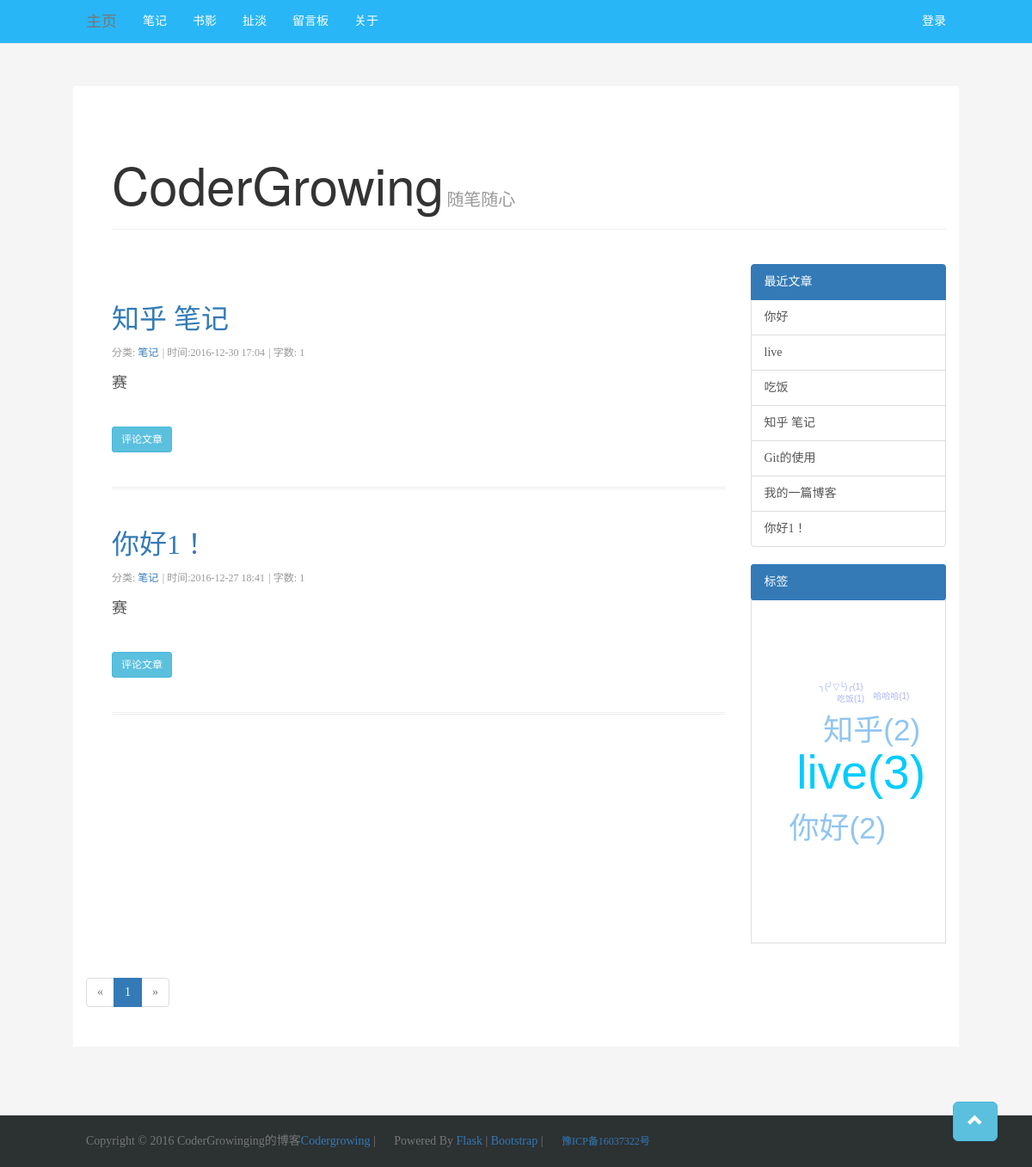
Page /tag/1/知乎 on the committed database.
### app/models.py (models this page shows, shortened)
class Article(db.Model):
    __tablename__ = 'articles'
    id = db.Column(db.Integer, primary_key=True)
    heading = db.Column(db.Text)
    body = db.Column(db.Text)
    article_type = db.Column(db.Text)
    article_len = db.Column(db.Integer)
    permission = db.Column(db.String(64))
    timestamp = db.Column(db.String(64), index=True, default=datetime.now)
    edit_timestamp = db.Column(db.String(64), index=True, default=datetime.now)
    comments = db.relationship('Comment', backref='article', lazy='dynamic')
    reply_comments = db.relationship('ReplyComment', backref='article', lazy='dynamic')
    body_html = db.Column(db.Text)

### app/main/views.py (the view)
@main.route('/tag/<int:id>/<string:name>')
def tag(id, name):
    page = request.args.get('page', 1, type=int)
    tag = Tag.query.get(id)
    tags = Tag.query.all()
    if not tag and Tag.query.filter_by(name=name).first():
        flash(u'您要找的标签不存在！')
        return redirect(url_for('main.index'))
    if current_user.is_authenticated and current_user.role == 'Admin':
        pagination = tag.articles.order_by(Article.edit_timestamp.desc()).\
            paginate(page, per_page=10, error_out=False)
        limit_posts = Article.query.order_by(Article.timestamp.desc()).all()[0:10]
    else:
        pagination = tag.articles.filter_by(permission='common').order_by(Article.edit_timestamp.desc()).\
            paginate(page, per_page=10, error_out=False)
        limit_posts = Article.query.filter_by(permission='common').order_by(Article.timestamp.desc()).all()[0:10]
    posts = pagination.items
    return render_template('tag.html', id=id, name=name, pagination=pagination, posts=posts,
                           limit_posts=limit_posts,tags=tags)

### app/templates/tag.html (shortened to what this page needs)
{% extends "base.html" %}
{% import "bootstrap/wtf.html" as wtf %}
{% import "_macros.html" as macros %}
{% block head %}
  {{ super() }}
  <link rel="stylesheet" href="{{ url_for("static", filename="blog.css") }}">
{% endblock %}
{% block page_content %}
  {% include "_article.html" %}
  {% if pagination %}
    <div class="pagination">
      {{ macros.pagination_widget(pagination, '.index') }}
    </div>
  {% endif %}
{% endblock %}

### app/templates/_article.html
<div class="blog-header">
  <h1 class="blog-title">CoderGrowing</h1>
  <p class="lead blog-description">随笔随心</p>
  <hr>
</div>
<div class="row">
  <div class="col-sm-9 blog-main">
    <div class="blog-post">
      <div class="article">
        {% for post in posts %}
          <div class="article-border">
          <a href="{{ url_for('main.article', id=post.id, name=post.heading) }}" class="blog-post-title title-link-style">{{ post.heading }}</a><br>
          <span class="blog-post-meta">分类: <a href="{{ url_for('main.article_type', type=post.article_type) }}">{{ post.article_type }}</a></span>
          <span class="blog-post-meta"> | 时间:{{ post.timestamp[0:16]}}</span>
          <span class="blog-post-meta"> | 字数: {{ post.article_len }}</span><br>
          <div class="article-body">
          {% if post.article_len > 400 %}
            <div class="hidd">
              {{ post.body_html | safe}}
            </div>
            <div>
              <span>......</span><br><br>
              <a href="{{ url_for('.article', id=post.id, name=post.heading) }}" class="btn btn-sm btn-info">阅读全文</a>
            </div>
          {% else %}
            <div>
              {{ post.body_html | safe}}
              <br>
              <a href="{{ url_for('.article', id=post.id, name=post.heading) }}#comment" class="btn btn-sm btn-info">评论文章</a>
            </div>
          {% endif %}
          </div>
          </div>
        {% endfor %}
      </div>
    </div>
  </div>
  <div class="col-sm-3 tagcloud-father">
    <div class="list-group">
      <p class="list-group-item active">
        最近文章
      </p>
       {% for post in limit_posts %}
         <a href="{{ url_for('.article', id=post.id, name=post.heading) }}" class="list-group-item title-link-style">{{ post.heading }}</a>
       {% endfor %}
    </div>
    <p class="list-group-item active tag-header">标签</p>
    <div id="tagcloud" class="tagcloud">
	  </div>
  </div>
</div>

### app/static/style.css (style rules this page uses)
html { position: relative; min-height: 100%; }
body { margin-bottom: 60px; }
.article { padding-left: 30px; }

### app/static/blog.css (style rules this page uses)
body { padding-top: 100px; padding-bottom: 80px; font-family: Georgia, "Times New Roman", Times, serif; color: #555; background-color: #f5f5f5; background-image: url("https://www.transparenttextures.com/patterns/asfalt-dark.png"); }
h1, .h1, h2, .h2, h3, .h3, h4, .h4, h5, .h5, h6, .h6 { margin-top: 0; font-family: "Helvetica Neue", Helvetica, Arial, sans-serif; font-weight: normal; color: #333; }
.blog-header { padding-top: 20px; padding-bottom: 20px; padding-left: 30px; }
.blog-title { margin-top: 30px; margin-bottom: 0; font-size: 60px; font-weight: normal; display: inline; }
.blog-description { display: inline; font-size: 20px; color: #999; }
.blog-main { font-size: 18px; line-height: 1.5; }
.blog-post { margin-bottom: 60px; }
.blog-post-title { margin-bottom: 5px; font-size: 32px; }
.blog-post-meta { font-size: 12px; padding-top: 10px; color: #999; }
.blog-post .title-link-style { text-decoration: none; }
.article-body { padding-top: 10px; }
.article-border { border-bottom:3px double; border-color: #EDEDED; padding-bottom: 40px; padding-top: 40px; }
.tag-header { border-radius: 3px; }
.tagcloud-father { position: relative; }
.tagcloud { border: 1px solid #DDDDDD; position: absolute; height: 400px; width: 100%; }

### rows in the picture
Article: heading "知乎 笔记", article_type "笔记", timestamp "2016-12-30 17:04", article_len "1", body_html "赛"
Article: heading "你好1！", article_type "笔记", timestamp "2016-12-27 18:41", article_len "1", body_html "赛"
Article: heading "你好"
Article: heading "live"
Article: heading "吃饭"
Article: heading "Git的使用"
Article: heading "我的一篇博客"

### other values in the picture
{{ p }} "1"
